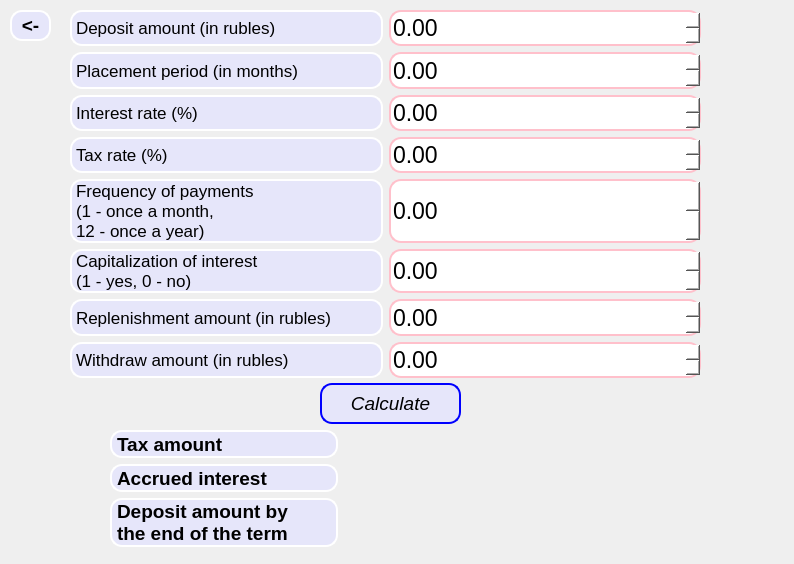
<?xml version="1.0" encoding="UTF-8"?>
<ui version="4.0">
 <class>depositCalc</class>
 <widget class="QDialog" name="depositCalc">
  <property name="geometry">
   <rect>
    <x>0</x>
    <y>0</y>
    <width>794</width>
    <height>564</height>
   </rect>
  </property>
  <property name="windowTitle">
   <string>Deposit calculator</string>
  </property>
  <property name="styleSheet">
   <string notr="true">
depositCalc {
    background: qlineargradient(x1:0, y1:0, x2:0, y2:1, stop:0  #E6E6FA, stop:1  #FFB6C1); /* Устанавливаем цвет фона для главного окна */
}

depositCalc * {
    background: transparent; /* Сбрасываем цвет фона для всех дочерних элементов главного окна */
}</string>
  </property>
  <widget class="QWidget" name="layoutWidget">
   <property name="geometry">
    <rect>
     <x>110</x>
     <y>430</y>
     <width>228</width>
     <height>117</height>
    </rect>
   </property>
   <layout class="QVBoxLayout" name="verticalLayout_2">
    <item>
     <widget class="QLabel" name="label_9">
      <property name="font">
       <font>
        <pointsize>14</pointsize>
        <weight>75</weight>
        <italic>false</italic>
        <bold>true</bold>
       </font>
      </property>
      <property name="styleSheet">
       <string notr="true">background: #E6E6FA; border-radius: 12px; border: 2px solid white;</string>
      </property>
      <property name="text">
       <string>Tax amount</string>
      </property>
     </widget>
    </item>
    <item>
     <widget class="QLabel" name="label_8">
      <property name="font">
       <font>
        <pointsize>14</pointsize>
        <weight>75</weight>
        <italic>false</italic>
        <bold>true</bold>
       </font>
      </property>
      <property name="styleSheet">
       <string notr="true">background: #E6E6FA; border-radius: 12px; border: 2px solid white;</string>
      </property>
      <property name="text">
       <string>Accrued interest</string>
      </property>
     </widget>
    </item>
    <item>
     <widget class="QLabel" name="label_10">
      <property name="font">
       <font>
        <pointsize>14</pointsize>
        <weight>75</weight>
        <italic>false</italic>
        <bold>true</bold>
       </font>
      </property>
      <property name="styleSheet">
       <string notr="true">background: #E6E6FA; border-radius: 12px; border: 2px solid white;</string>
      </property>
      <property name="text">
       <string>Deposit amount by 
the end of the term</string>
      </property>
     </widget>
    </item>
   </layout>
  </widget>
  <widget class="QPushButton" name="pushButton_calculate">
   <property name="geometry">
    <rect>
     <x>320</x>
     <y>383</y>
     <width>141</width>
     <height>41</height>
    </rect>
   </property>
   <property name="font">
    <font>
     <pointsize>14</pointsize>
     <weight>50</weight>
     <italic>true</italic>
     <bold>false</bold>
    </font>
   </property>
   <property name="styleSheet">
    <string notr="true">QPushButton {
 background: #E6E6FA; border-radius: 12px; border: 2px solid blue; 
}
QPushButton:pressed {
   background: #cfd2fa; border-radius: 12px; border: 2px solid white; 
}</string>
   </property>
   <property name="text">
    <string>Calculate</string>
   </property>
  </widget>
  <widget class="QPushButton" name="PopButton">
   <property name="geometry">
    <rect>
     <x>10</x>
     <y>10</y>
     <width>41</width>
     <height>31</height>
    </rect>
   </property>
   <property name="font">
    <font>
     <pointsize>14</pointsize>
     <weight>75</weight>
     <bold>true</bold>
    </font>
   </property>
   <property name="styleSheet">
    <string notr="true">QPushButton {
 background: #E6E6FA; border-radius: 12px; border: 2px solid white; 
}
QPushButton:pressed {
   background: #cfd2fa; border-radius: 12px; border: 2px solid white; 
}</string>
   </property>
   <property name="text">
    <string>&lt;-</string>
   </property>
  </widget>
  <widget class="QWidget" name="">
   <property name="geometry">
    <rect>
     <x>70</x>
     <y>10</y>
     <width>631</width>
     <height>368</height>
    </rect>
   </property>
   <property name="font">
    <font>
     <pointsize>13</pointsize>
     <weight>50</weight>
     <bold>false</bold>
    </font>
   </property>
   <layout class="QGridLayout" name="gridLayout">
    <item row="0" column="0">
     <widget class="QLabel" name="label">
      <property name="font">
       <font>
        <pointsize>13</pointsize>
        <weight>50</weight>
        <bold>false</bold>
       </font>
      </property>
      <property name="styleSheet">
       <string notr="true">background: #E6E6FA; border-radius: 12px; border: 2px solid white;</string>
      </property>
      <property name="text">
       <string>Deposit amount (in rubles)</string>
      </property>
     </widget>
    </item>
    <item row="0" column="1">
     <widget class="QDoubleSpinBox" name="deposit">
      <property name="sizePolicy">
       <sizepolicy hsizetype="Minimum" vsizetype="Expanding">
        <horstretch>0</horstretch>
        <verstretch>0</verstretch>
       </sizepolicy>
      </property>
      <property name="font">
       <font>
        <pointsize>17</pointsize>
       </font>
      </property>
      <property name="styleSheet">
       <string notr="true">QDoubleSpinBox {
background-color: white;
border: 2px solid pink;
border-radius: 12px;
}</string>
      </property>
     </widget>
    </item>
    <item row="1" column="0">
     <widget class="QLabel" name="label_2">
      <property name="font">
       <font>
        <pointsize>13</pointsize>
        <weight>50</weight>
        <bold>false</bold>
       </font>
      </property>
      <property name="styleSheet">
       <string notr="true">background: #E6E6FA; border-radius: 12px; border: 2px solid white;</string>
      </property>
      <property name="text">
       <string>Placement period (in months)</string>
      </property>
     </widget>
    </item>
    <item row="1" column="1">
     <widget class="QDoubleSpinBox" name="term">
      <property name="sizePolicy">
       <sizepolicy hsizetype="Minimum" vsizetype="Expanding">
        <horstretch>0</horstretch>
        <verstretch>0</verstretch>
       </sizepolicy>
      </property>
      <property name="font">
       <font>
        <pointsize>17</pointsize>
       </font>
      </property>
      <property name="styleSheet">
       <string notr="true">QDoubleSpinBox {
background-color: white;
border: 2px solid pink;
border-radius: 12px;
}</string>
      </property>
     </widget>
    </item>
    <item row="2" column="0">
     <widget class="QLabel" name="label_3">
      <property name="font">
       <font>
        <pointsize>13</pointsize>
        <weight>50</weight>
        <bold>false</bold>
       </font>
      </property>
      <property name="styleSheet">
       <string notr="true">background: #E6E6FA; border-radius: 12px; border: 2px solid white;</string>
      </property>
      <property name="text">
       <string>Interest rate (%)</string>
      </property>
     </widget>
    </item>
    <item row="2" column="1">
     <widget class="QDoubleSpinBox" name="interest">
      <property name="sizePolicy">
       <sizepolicy hsizetype="Minimum" vsizetype="Expanding">
        <horstretch>0</horstretch>
        <verstretch>0</verstretch>
       </sizepolicy>
      </property>
      <property name="font">
       <font>
        <pointsize>17</pointsize>
       </font>
      </property>
      <property name="styleSheet">
       <string notr="true">QDoubleSpinBox {
background-color: white;
border: 2px solid pink;
border-radius: 12px;
}</string>
      </property>
     </widget>
    </item>
    <item row="3" column="0">
     <widget class="QLabel" name="label_11">
      <property name="font">
       <font>
        <pointsize>13</pointsize>
        <weight>50</weight>
        <bold>false</bold>
       </font>
      </property>
      <property name="styleSheet">
       <string notr="true">background: #E6E6FA; border-radius: 12px; border: 2px solid white;</string>
      </property>
      <property name="text">
       <string>Tax rate (%)</string>
      </property>
     </widget>
    </item>
    <item row="3" column="1">
     <widget class="QDoubleSpinBox" name="tax">
      <property name="sizePolicy">
       <sizepolicy hsizetype="Minimum" vsizetype="Expanding">
        <horstretch>0</horstretch>
        <verstretch>0</verstretch>
       </sizepolicy>
      </property>
      <property name="font">
       <font>
        <pointsize>17</pointsize>
       </font>
      </property>
      <property name="styleSheet">
       <string notr="true">QDoubleSpinBox {
background-color: white;
border: 2px solid pink;
border-radius: 12px;
}</string>
      </property>
     </widget>
    </item>
    <item row="4" column="0">
     <widget class="QLabel" name="label_4">
      <property name="font">
       <font>
        <pointsize>13</pointsize>
        <weight>50</weight>
        <bold>false</bold>
       </font>
      </property>
      <property name="styleSheet">
       <string notr="true">background: #E6E6FA; border-radius: 12px; border: 2px solid white;</string>
      </property>
      <property name="text">
       <string>Frequency of payments
(1 - once a month, 
12 - once a year)</string>
      </property>
     </widget>
    </item>
    <item row="4" column="1">
     <widget class="QDoubleSpinBox" name="payfrc">
      <property name="sizePolicy">
       <sizepolicy hsizetype="Minimum" vsizetype="Expanding">
        <horstretch>0</horstretch>
        <verstretch>0</verstretch>
       </sizepolicy>
      </property>
      <property name="font">
       <font>
        <pointsize>17</pointsize>
       </font>
      </property>
      <property name="styleSheet">
       <string notr="true">QDoubleSpinBox {
background-color: white;
border: 2px solid pink;
border-radius: 12px;
}</string>
      </property>
     </widget>
    </item>
    <item row="5" column="0">
     <widget class="QLabel" name="label_5">
      <property name="font">
       <font>
        <pointsize>13</pointsize>
        <weight>50</weight>
        <bold>false</bold>
       </font>
      </property>
      <property name="styleSheet">
       <string notr="true">background: #E6E6FA; border-radius: 12px; border: 2px solid white;</string>
      </property>
      <property name="text">
       <string>Capitalization of interest
(1 - yes, 0 - no)</string>
      </property>
     </widget>
    </item>
    <item row="5" column="1">
     <widget class="QDoubleSpinBox" name="capitaization">
      <property name="sizePolicy">
       <sizepolicy hsizetype="Minimum" vsizetype="Expanding">
        <horstretch>0</horstretch>
        <verstretch>0</verstretch>
       </sizepolicy>
      </property>
      <property name="font">
       <font>
        <pointsize>17</pointsize>
       </font>
      </property>
      <property name="styleSheet">
       <string notr="true">QDoubleSpinBox {
background-color: white;
border: 2px solid pink;
border-radius: 12px;
}</string>
      </property>
     </widget>
    </item>
    <item row="6" column="0">
     <widget class="QLabel" name="label_6">
      <property name="font">
       <font>
        <pointsize>13</pointsize>
        <weight>50</weight>
        <bold>false</bold>
       </font>
      </property>
      <property name="styleSheet">
       <string notr="true">background: #E6E6FA; border-radius: 12px; border: 2px solid white;</string>
      </property>
      <property name="text">
       <string>Replenishment amount (in rubles)</string>
      </property>
     </widget>
    </item>
    <item row="6" column="1">
     <widget class="QDoubleSpinBox" name="replenishment">
      <property name="sizePolicy">
       <sizepolicy hsizetype="Minimum" vsizetype="Expanding">
        <horstretch>0</horstretch>
        <verstretch>0</verstretch>
       </sizepolicy>
      </property>
      <property name="font">
       <font>
        <pointsize>17</pointsize>
       </font>
      </property>
      <property name="styleSheet">
       <string notr="true">QDoubleSpinBox {
background-color: white;
border: 2px solid pink;
border-radius: 12px;
}</string>
      </property>
     </widget>
    </item>
    <item row="7" column="0">
     <widget class="QLabel" name="label_7">
      <property name="font">
       <font>
        <pointsize>13</pointsize>
        <weight>50</weight>
        <bold>false</bold>
       </font>
      </property>
      <property name="styleSheet">
       <string notr="true">background: #E6E6FA; border-radius: 12px; border: 2px solid white;</string>
      </property>
      <property name="text">
       <string>Withdraw amount (in rubles)</string>
      </property>
     </widget>
    </item>
    <item row="7" column="1">
     <widget class="QDoubleSpinBox" name="withdraw">
      <property name="sizePolicy">
       <sizepolicy hsizetype="Minimum" vsizetype="Expanding">
        <horstretch>0</horstretch>
        <verstretch>0</verstretch>
       </sizepolicy>
      </property>
      <property name="font">
       <font>
        <pointsize>17</pointsize>
       </font>
      </property>
      <property name="styleSheet">
       <string notr="true">QDoubleSpinBox {
background-color: white;
border: 2px solid pink;
border-radius: 12px;
}</string>
      </property>
     </widget>
    </item>
   </layout>
  </widget>
  <widget class="QLabel" name="taxAmount">
   <property name="geometry">
    <rect>
     <x>351</x>
     <y>432</y>
     <width>431</width>
     <height>23</height>
    </rect>
   </property>
   <property name="font">
    <font>
     <pointsize>14</pointsize>
     <weight>75</weight>
     <bold>true</bold>
    </font>
   </property>
   <property name="text">
    <string/>
   </property>
  </widget>
  <widget class="QLabel" name="accuredInterest">
   <property name="geometry">
    <rect>
     <x>351</x>
     <y>465</y>
     <width>431</width>
     <height>23</height>
    </rect>
   </property>
   <property name="font">
    <font>
     <pointsize>14</pointsize>
     <weight>75</weight>
     <bold>true</bold>
    </font>
   </property>
   <property name="text">
    <string/>
   </property>
  </widget>
  <widget class="QLabel" name="depositRes">
   <property name="enabled">
    <bool>true</bool>
   </property>
   <property name="geometry">
    <rect>
     <x>351</x>
     <y>511</y>
     <width>431</width>
     <height>23</height>
    </rect>
   </property>
   <property name="font">
    <font>
     <pointsize>14</pointsize>
     <weight>75</weight>
     <bold>true</bold>
    </font>
   </property>
   <property name="text">
    <string/>
   </property>
  </widget>
 </widget>
 <resources/>
 <connections/>
</ui>
